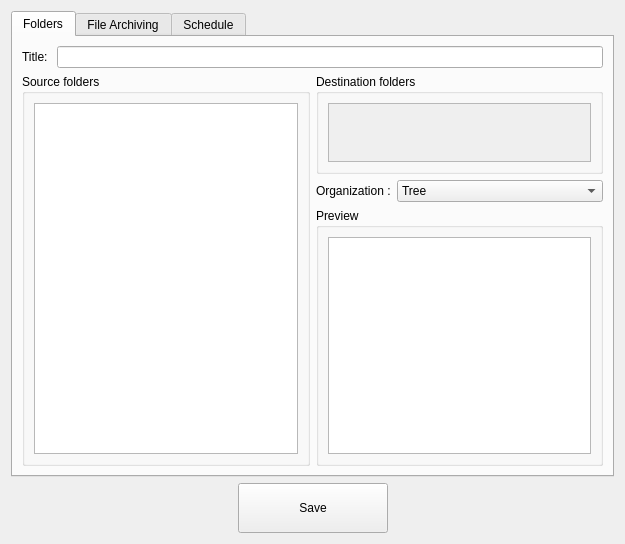
<?xml version="1.0" encoding="UTF-8"?>
<ui version="4.0">
 <class>profilecreator</class>
 <widget class="QWidget" name="profilecreator">
  <property name="geometry">
   <rect>
    <x>0</x>
    <y>0</y>
    <width>625</width>
    <height>544</height>
   </rect>
  </property>
  <property name="windowTitle">
   <string>Backup Editor</string>
  </property>
  <layout class="QVBoxLayout" name="verticalLayout">
   <item>
    <layout class="QHBoxLayout" name="horizontalLayout_7">
     <item>
      <widget class="QTabWidget" name="tabs">
       <property name="currentIndex">
        <number>0</number>
       </property>
       <widget class="QWidget" name="tab">
        <attribute name="title">
         <string>Folders</string>
        </attribute>
        <layout class="QVBoxLayout" name="verticalLayout_6">
         <item>
          <layout class="QVBoxLayout" name="verticalLayout_5">
           <item>
            <layout class="QHBoxLayout" name="horizontalLayout_6">
             <item>
              <widget class="QLabel" name="label_3">
               <property name="text">
                <string>Title: </string>
               </property>
              </widget>
             </item>
             <item>
              <widget class="QLineEdit" name="title"/>
             </item>
            </layout>
           </item>
           <item>
            <layout class="QHBoxLayout" name="horizontalLayout_4">
             <item>
              <widget class="QGroupBox" name="groupBox">
               <property name="title">
                <string>Source folders</string>
               </property>
               <layout class="QHBoxLayout" name="horizontalLayout">
                <item>
                 <widget class="QTreeView" name="SourceFoldersTree">
                  <attribute name="headerVisible">
                   <bool>false</bool>
                  </attribute>
                 </widget>
                </item>
               </layout>
              </widget>
             </item>
             <item>
              <layout class="QVBoxLayout" name="verticalLayout_4">
               <item>
                <widget class="QGroupBox" name="DestinationGroup">
                 <property name="minimumSize">
                  <size>
                   <width>0</width>
                   <height>100</height>
                  </size>
                 </property>
                 <property name="maximumSize">
                  <size>
                   <width>16777215</width>
                   <height>100</height>
                  </size>
                 </property>
                 <property name="toolTip">
                  <string>Each source will be backed-up in each destination</string>
                 </property>
                 <property name="title">
                  <string>Destination folders</string>
                 </property>
                 <layout class="QVBoxLayout" name="verticalLayout_7">
                  <item>
                   <widget class="QScrollArea" name="scrollArea">
                    <property name="widgetResizable">
                     <bool>true</bool>
                    </property>
                    <widget class="DestinationWidget" name="destDirs">
                     <property name="geometry">
                      <rect>
                       <x>0</x>
                       <y>0</y>
                       <width>261</width>
                       <height>65</height>
                      </rect>
                     </property>
                    </widget>
                   </widget>
                  </item>
                 </layout>
                </widget>
               </item>
               <item>
                <layout class="QHBoxLayout" name="horizontalLayout_2" stretch="0,1">
                 <item>
                  <widget class="QLabel" name="label">
                   <property name="text">
                    <string>Organization :</string>
                   </property>
                  </widget>
                 </item>
                 <item>
                  <widget class="QComboBox" name="organizationBox">
                   <item>
                    <property name="text">
                     <string>Tree</string>
                    </property>
                   </item>
                   <item>
                    <property name="text">
                     <string>Tree in a folder</string>
                    </property>
                   </item>
                   <item>
                    <property name="text">
                     <string>Flat</string>
                    </property>
                   </item>
                  </widget>
                 </item>
                </layout>
               </item>
               <item>
                <widget class="QGroupBox" name="groupBox_2">
                 <property name="title">
                  <string>Preview</string>
                 </property>
                 <layout class="QVBoxLayout" name="verticalLayout_2">
                  <item>
                   <widget class="QTreeView" name="PreviewTree">
                    <attribute name="headerVisible">
                     <bool>false</bool>
                    </attribute>
                   </widget>
                  </item>
                 </layout>
                </widget>
               </item>
              </layout>
             </item>
            </layout>
           </item>
          </layout>
         </item>
        </layout>
       </widget>
       <widget class="QWidget" name="versioningTab">
        <attribute name="title">
         <string>File Archiving</string>
        </attribute>
        <layout class="QVBoxLayout" name="verticalLayout_3">
         <item>
          <layout class="QGridLayout" name="gridLayout" columnstretch="0,0">
           <property name="sizeConstraint">
            <enum>QLayout::SetDefaultConstraint</enum>
           </property>
           <item row="0" column="0" colspan="2">
            <widget class="QCheckBox" name="versionning">
             <property name="sizePolicy">
              <sizepolicy hsizetype="Minimum" vsizetype="Fixed">
               <horstretch>0</horstretch>
               <verstretch>0</verstretch>
              </sizepolicy>
             </property>
             <property name="toolTip">
              <string>When a file is modified, archive the old version.
When a file is deleted, archive it.
Old versions of your files are stored in a separate folder.</string>
             </property>
             <property name="text">
              <string>Activate file archiving (recommended)</string>
             </property>
             <property name="checked">
              <bool>true</bool>
             </property>
            </widget>
           </item>
           <item row="1" column="0">
            <spacer name="horizontalSpacer_3">
             <property name="orientation">
              <enum>Qt::Horizontal</enum>
             </property>
             <property name="sizeType">
              <enum>QSizePolicy::Fixed</enum>
             </property>
             <property name="sizeHint" stdset="0">
              <size>
               <width>30</width>
               <height>20</height>
              </size>
             </property>
            </spacer>
           </item>
           <item row="1" column="1">
            <widget class="QGroupBox" name="groupBox_3">
             <property name="title">
              <string>Limit the size of the folder containing the archives</string>
             </property>
             <layout class="QVBoxLayout" name="verticalLayout_10">
              <item>
               <widget class="QWidget" name="widget" native="true">
                <layout class="QHBoxLayout" name="horizontalLayout_12">
                 <item>
                  <widget class="QCheckBox" name="maxiDays">
                   <property name="text">
                    <string>Maximum</string>
                   </property>
                  </widget>
                 </item>
                 <item>
                  <widget class="QSpinBox" name="maxiDays_value">
                   <property name="enabled">
                    <bool>false</bool>
                   </property>
                   <property name="maximum">
                    <number>999</number>
                   </property>
                  </widget>
                 </item>
                 <item>
                  <widget class="QLabel" name="label_6">
                   <property name="enabled">
                    <bool>false</bool>
                   </property>
                   <property name="text">
                    <string>days of history</string>
                   </property>
                  </widget>
                 </item>
                 <item>
                  <spacer name="horizontalSpacer_13">
                   <property name="orientation">
                    <enum>Qt::Horizontal</enum>
                   </property>
                   <property name="sizeHint" stdset="0">
                    <size>
                     <width>303</width>
                     <height>20</height>
                    </size>
                   </property>
                  </spacer>
                 </item>
                </layout>
               </widget>
              </item>
              <item>
               <widget class="QWidget" name="widget_2" native="true">
                <layout class="QHBoxLayout" name="horizontalLayout_13">
                 <item>
                  <widget class="QCheckBox" name="keepPercent">
                   <property name="text">
                    <string>Keep</string>
                   </property>
                   <property name="checked">
                    <bool>false</bool>
                   </property>
                  </widget>
                 </item>
                 <item>
                  <widget class="QSpinBox" name="keepPercent_value">
                   <property name="enabled">
                    <bool>false</bool>
                   </property>
                   <property name="value">
                    <number>5</number>
                   </property>
                  </widget>
                 </item>
                 <item>
                  <widget class="QLabel" name="label_4">
                   <property name="enabled">
                    <bool>false</bool>
                   </property>
                   <property name="text">
                    <string>% of free disk space</string>
                   </property>
                  </widget>
                 </item>
                 <item>
                  <spacer name="horizontalSpacer_12">
                   <property name="orientation">
                    <enum>Qt::Horizontal</enum>
                   </property>
                   <property name="sizeHint" stdset="0">
                    <size>
                     <width>296</width>
                     <height>20</height>
                    </size>
                   </property>
                  </spacer>
                 </item>
                </layout>
               </widget>
              </item>
              <item>
               <widget class="QWidget" name="widget_4" native="true">
                <layout class="QHBoxLayout" name="horizontalLayout_15">
                 <item>
                  <widget class="QCheckBox" name="maxiPercent">
                   <property name="text">
                    <string>Maximum</string>
                   </property>
                   <property name="checked">
                    <bool>false</bool>
                   </property>
                  </widget>
                 </item>
                 <item>
                  <widget class="QSpinBox" name="maxiPercent_value">
                   <property name="enabled">
                    <bool>false</bool>
                   </property>
                   <property name="maximum">
                    <number>999</number>
                   </property>
                   <property name="value">
                    <number>20</number>
                   </property>
                  </widget>
                 </item>
                 <item>
                  <widget class="QLabel" name="label_2">
                   <property name="enabled">
                    <bool>false</bool>
                   </property>
                   <property name="text">
                    <string>% of the main folder size</string>
                   </property>
                  </widget>
                 </item>
                 <item>
                  <spacer name="horizontalSpacer_10">
                   <property name="orientation">
                    <enum>Qt::Horizontal</enum>
                   </property>
                   <property name="sizeHint" stdset="0">
                    <size>
                     <width>255</width>
                     <height>20</height>
                    </size>
                   </property>
                  </spacer>
                 </item>
                </layout>
               </widget>
              </item>
              <item>
               <widget class="QWidget" name="widget_3" native="true">
                <layout class="QHBoxLayout" name="horizontalLayout_14">
                 <item>
                  <widget class="QCheckBox" name="maxiValue">
                   <property name="text">
                    <string>Maximum</string>
                   </property>
                  </widget>
                 </item>
                 <item>
                  <widget class="QSpinBox" name="maxiValue_value">
                   <property name="enabled">
                    <bool>false</bool>
                   </property>
                   <property name="maximum">
                    <number>999</number>
                   </property>
                  </widget>
                 </item>
                 <item>
                  <widget class="QComboBox" name="maxiValue_unit">
                   <property name="enabled">
                    <bool>false</bool>
                   </property>
                   <item>
                    <property name="text">
                     <string>KB</string>
                    </property>
                   </item>
                   <item>
                    <property name="text">
                     <string>MB</string>
                    </property>
                   </item>
                   <item>
                    <property name="text">
                     <string>GB</string>
                    </property>
                   </item>
                   <item>
                    <property name="text">
                     <string>TB</string>
                    </property>
                   </item>
                  </widget>
                 </item>
                 <item>
                  <spacer name="horizontalSpacer_11">
                   <property name="orientation">
                    <enum>Qt::Horizontal</enum>
                   </property>
                   <property name="sizeHint" stdset="0">
                    <size>
                     <width>335</width>
                     <height>20</height>
                    </size>
                   </property>
                  </spacer>
                 </item>
                </layout>
               </widget>
              </item>
             </layout>
            </widget>
           </item>
          </layout>
         </item>
         <item>
          <spacer name="verticalSpacer">
           <property name="orientation">
            <enum>Qt::Vertical</enum>
           </property>
           <property name="sizeHint" stdset="0">
            <size>
             <width>20</width>
             <height>162</height>
            </size>
           </property>
          </spacer>
         </item>
        </layout>
       </widget>
       <widget class="QWidget" name="tab_2">
        <attribute name="title">
         <string>Schedule</string>
        </attribute>
        <layout class="QVBoxLayout" name="verticalLayout_9">
         <item>
          <widget class="QRadioButton" name="realTimeRadio">
           <property name="enabled">
            <bool>true</bool>
           </property>
           <property name="text">
            <string>Real time backup</string>
           </property>
          </widget>
         </item>
         <item>
          <widget class="QRadioButton" name="scheduledRadio">
           <property name="text">
            <string>Scheduled backup</string>
           </property>
           <property name="checked">
            <bool>true</bool>
           </property>
          </widget>
         </item>
         <item>
          <layout class="QHBoxLayout" name="horizontalLayout_10">
           <item>
            <widget class="QWidget" name="scheduledWidget" native="true">
             <layout class="QHBoxLayout" name="horizontalLayout_11">
              <property name="topMargin">
               <number>0</number>
              </property>
              <item>
               <spacer name="horizontalSpacer_9">
                <property name="orientation">
                 <enum>Qt::Horizontal</enum>
                </property>
                <property name="sizeType">
                 <enum>QSizePolicy::Fixed</enum>
                </property>
                <property name="sizeHint" stdset="0">
                 <size>
                  <width>40</width>
                  <height>20</height>
                 </size>
                </property>
               </spacer>
              </item>
              <item>
               <layout class="QVBoxLayout" name="verticalLayout_8">
                <item>
                 <layout class="QHBoxLayout" name="horizontalLayout_5">
                  <item>
                   <widget class="QRadioButton" name="daylyRadio">
                    <property name="text">
                     <string>Dayly at </string>
                    </property>
                    <property name="checked">
                     <bool>false</bool>
                    </property>
                   </widget>
                  </item>
                  <item>
                   <widget class="QTimeEdit" name="daylyHour">
                    <property name="displayFormat">
                     <string>HH:mm</string>
                    </property>
                   </widget>
                  </item>
                  <item>
                   <spacer name="horizontalSpacer">
                    <property name="orientation">
                     <enum>Qt::Horizontal</enum>
                    </property>
                    <property name="sizeHint" stdset="0">
                     <size>
                      <width>40</width>
                      <height>20</height>
                     </size>
                    </property>
                   </spacer>
                  </item>
                 </layout>
                </item>
                <item>
                 <layout class="QHBoxLayout" name="horizontalLayout_8">
                  <item>
                   <widget class="QRadioButton" name="weeklyRadio">
                    <property name="text">
                     <string>Weekly on </string>
                    </property>
                   </widget>
                  </item>
                  <item>
                   <widget class="QComboBox" name="weekDay">
                    <property name="enabled">
                     <bool>false</bool>
                    </property>
                    <item>
                     <property name="text">
                      <string>Monday</string>
                     </property>
                    </item>
                    <item>
                     <property name="text">
                      <string>Tuesday</string>
                     </property>
                    </item>
                    <item>
                     <property name="text">
                      <string>Wednesday</string>
                     </property>
                    </item>
                    <item>
                     <property name="text">
                      <string>Thursday</string>
                     </property>
                    </item>
                    <item>
                     <property name="text">
                      <string>Friday</string>
                     </property>
                    </item>
                    <item>
                     <property name="text">
                      <string>Saturday</string>
                     </property>
                    </item>
                    <item>
                     <property name="text">
                      <string>Sunday</string>
                     </property>
                    </item>
                   </widget>
                  </item>
                  <item>
                   <widget class="QLabel" name="label_5">
                    <property name="text">
                     <string>at</string>
                    </property>
                   </widget>
                  </item>
                  <item>
                   <widget class="QTimeEdit" name="weeklyHour">
                    <property name="enabled">
                     <bool>false</bool>
                    </property>
                    <property name="displayFormat">
                     <string>HH:mm</string>
                    </property>
                   </widget>
                  </item>
                  <item>
                   <spacer name="horizontalSpacer_2">
                    <property name="orientation">
                     <enum>Qt::Horizontal</enum>
                    </property>
                    <property name="sizeHint" stdset="0">
                     <size>
                      <width>40</width>
                      <height>20</height>
                     </size>
                    </property>
                   </spacer>
                  </item>
                 </layout>
                </item>
                <item>
                 <layout class="QHBoxLayout" name="horizontalLayout_9">
                  <item>
                   <widget class="QRadioButton" name="everyRadio">
                    <property name="text">
                     <string>Every</string>
                    </property>
                   </widget>
                  </item>
                  <item>
                   <widget class="QSpinBox" name="everyNb">
                    <property name="enabled">
                     <bool>false</bool>
                    </property>
                    <property name="minimum">
                     <number>1</number>
                    </property>
                    <property name="value">
                     <number>2</number>
                    </property>
                   </widget>
                  </item>
                  <item>
                   <widget class="QComboBox" name="everyUnit">
                    <property name="enabled">
                     <bool>false</bool>
                    </property>
                    <property name="currentIndex">
                     <number>1</number>
                    </property>
                    <item>
                     <property name="text">
                      <string>Minutes</string>
                     </property>
                    </item>
                    <item>
                     <property name="text">
                      <string>Hours</string>
                     </property>
                    </item>
                    <item>
                     <property name="text">
                      <string>Days</string>
                     </property>
                    </item>
                    <item>
                     <property name="text">
                      <string>Months</string>
                     </property>
                    </item>
                   </widget>
                  </item>
                  <item>
                   <spacer name="horizontalSpacer_8">
                    <property name="orientation">
                     <enum>Qt::Horizontal</enum>
                    </property>
                    <property name="sizeHint" stdset="0">
                     <size>
                      <width>40</width>
                      <height>20</height>
                     </size>
                    </property>
                   </spacer>
                  </item>
                 </layout>
                </item>
               </layout>
              </item>
             </layout>
            </widget>
           </item>
          </layout>
         </item>
         <item>
          <widget class="QRadioButton" name="noScheduleRadio">
           <property name="text">
            <string>No schedule</string>
           </property>
          </widget>
         </item>
         <item>
          <widget class="QWidget" name="widget_5" native="true">
           <layout class="QHBoxLayout" name="horizontalLayout_16">
            <property name="spacing">
             <number>6</number>
            </property>
            <property name="margin">
             <number>0</number>
            </property>
            <item>
             <widget class="QCheckBox" name="catchUpBox">
              <property name="text">
               <string/>
              </property>
              <property name="checked">
               <bool>true</bool>
              </property>
             </widget>
            </item>
            <item>
             <widget class="QLabel" name="label_8">
              <property name="text">
               <string>Catch-up missed backups. Try again every</string>
              </property>
             </widget>
            </item>
            <item>
             <widget class="QSpinBox" name="catchUpValue">
              <property name="minimum">
               <number>1</number>
              </property>
             </widget>
            </item>
            <item>
             <widget class="QLabel" name="label_7">
              <property name="text">
               <string>minutes.</string>
              </property>
             </widget>
            </item>
            <item>
             <spacer name="horizontalSpacer_4">
              <property name="orientation">
               <enum>Qt::Horizontal</enum>
              </property>
              <property name="sizeHint" stdset="0">
               <size>
                <width>40</width>
                <height>20</height>
               </size>
              </property>
             </spacer>
            </item>
           </layout>
          </widget>
         </item>
         <item>
          <spacer name="verticalSpacer_2">
           <property name="orientation">
            <enum>Qt::Vertical</enum>
           </property>
           <property name="sizeHint" stdset="0">
            <size>
             <width>20</width>
             <height>221</height>
            </size>
           </property>
          </spacer>
         </item>
        </layout>
       </widget>
      </widget>
     </item>
    </layout>
   </item>
   <item>
    <layout class="QHBoxLayout" name="horizontalLayout_3">
     <item>
      <spacer name="horizontalSpacer_6">
       <property name="orientation">
        <enum>Qt::Horizontal</enum>
       </property>
       <property name="sizeHint" stdset="0">
        <size>
         <width>40</width>
         <height>20</height>
        </size>
       </property>
      </spacer>
     </item>
     <item>
      <widget class="QPushButton" name="saveButton">
       <property name="enabled">
        <bool>true</bool>
       </property>
       <property name="sizePolicy">
        <sizepolicy hsizetype="Fixed" vsizetype="Fixed">
         <horstretch>0</horstretch>
         <verstretch>0</verstretch>
        </sizepolicy>
       </property>
       <property name="minimumSize">
        <size>
         <width>150</width>
         <height>50</height>
        </size>
       </property>
       <property name="baseSize">
        <size>
         <width>0</width>
         <height>0</height>
        </size>
       </property>
       <property name="text">
        <string>Save</string>
       </property>
      </widget>
     </item>
     <item>
      <spacer name="horizontalSpacer_7">
       <property name="orientation">
        <enum>Qt::Horizontal</enum>
       </property>
       <property name="sizeHint" stdset="0">
        <size>
         <width>40</width>
         <height>20</height>
        </size>
       </property>
      </spacer>
     </item>
    </layout>
   </item>
  </layout>
 </widget>
 <customwidgets>
  <customwidget>
   <class>DestinationWidget</class>
   <extends>QWidget</extends>
   <header>destinationwidget.h</header>
   <container>1</container>
  </customwidget>
 </customwidgets>
 <resources/>
 <connections>
  <connection>
   <sender>scheduledRadio</sender>
   <signal>toggled(bool)</signal>
   <receiver>scheduledWidget</receiver>
   <slot>setEnabled(bool)</slot>
   <hints>
    <hint type="sourcelabel">
     <x>102</x>
     <y>44</y>
    </hint>
    <hint type="destinationlabel">
     <x>120</x>
     <y>77</y>
    </hint>
   </hints>
  </connection>
  <connection>
   <sender>daylyRadio</sender>
   <signal>toggled(bool)</signal>
   <receiver>daylyHour</receiver>
   <slot>setEnabled(bool)</slot>
   <hints>
    <hint type="sourcelabel">
     <x>120</x>
     <y>77</y>
    </hint>
    <hint type="destinationlabel">
     <x>120</x>
     <y>77</y>
    </hint>
   </hints>
  </connection>
  <connection>
   <sender>weeklyRadio</sender>
   <signal>toggled(bool)</signal>
   <receiver>weeklyHour</receiver>
   <slot>setEnabled(bool)</slot>
   <hints>
    <hint type="sourcelabel">
     <x>120</x>
     <y>77</y>
    </hint>
    <hint type="destinationlabel">
     <x>120</x>
     <y>77</y>
    </hint>
   </hints>
  </connection>
  <connection>
   <sender>weeklyRadio</sender>
   <signal>toggled(bool)</signal>
   <receiver>weekDay</receiver>
   <slot>setEnabled(bool)</slot>
   <hints>
    <hint type="sourcelabel">
     <x>120</x>
     <y>77</y>
    </hint>
    <hint type="destinationlabel">
     <x>120</x>
     <y>77</y>
    </hint>
   </hints>
  </connection>
  <connection>
   <sender>everyRadio</sender>
   <signal>toggled(bool)</signal>
   <receiver>everyNb</receiver>
   <slot>setEnabled(bool)</slot>
   <hints>
    <hint type="sourcelabel">
     <x>116</x>
     <y>77</y>
    </hint>
    <hint type="destinationlabel">
     <x>120</x>
     <y>77</y>
    </hint>
   </hints>
  </connection>
  <connection>
   <sender>everyRadio</sender>
   <signal>toggled(bool)</signal>
   <receiver>everyUnit</receiver>
   <slot>setEnabled(bool)</slot>
   <hints>
    <hint type="sourcelabel">
     <x>116</x>
     <y>77</y>
    </hint>
    <hint type="destinationlabel">
     <x>120</x>
     <y>77</y>
    </hint>
   </hints>
  </connection>
  <connection>
   <sender>versionning</sender>
   <signal>toggled(bool)</signal>
   <receiver>groupBox_3</receiver>
   <slot>setEnabled(bool)</slot>
   <hints>
    <hint type="sourcelabel">
     <x>64</x>
     <y>49</y>
    </hint>
    <hint type="destinationlabel">
     <x>87</x>
     <y>71</y>
    </hint>
   </hints>
  </connection>
  <connection>
   <sender>maxiDays</sender>
   <signal>toggled(bool)</signal>
   <receiver>maxiDays_value</receiver>
   <slot>setEnabled(bool)</slot>
   <hints>
    <hint type="sourcelabel">
     <x>108</x>
     <y>108</y>
    </hint>
    <hint type="destinationlabel">
     <x>163</x>
     <y>109</y>
    </hint>
   </hints>
  </connection>
  <connection>
   <sender>keepPercent</sender>
   <signal>toggled(bool)</signal>
   <receiver>keepPercent_value</receiver>
   <slot>setEnabled(bool)</slot>
   <hints>
    <hint type="sourcelabel">
     <x>103</x>
     <y>157</y>
    </hint>
    <hint type="destinationlabel">
     <x>146</x>
     <y>157</y>
    </hint>
   </hints>
  </connection>
  <connection>
   <sender>maxiPercent</sender>
   <signal>toggled(bool)</signal>
   <receiver>maxiPercent_value</receiver>
   <slot>setEnabled(bool)</slot>
   <hints>
    <hint type="sourcelabel">
     <x>104</x>
     <y>201</y>
    </hint>
    <hint type="destinationlabel">
     <x>163</x>
     <y>203</y>
    </hint>
   </hints>
  </connection>
  <connection>
   <sender>maxiValue</sender>
   <signal>toggled(bool)</signal>
   <receiver>maxiValue_value</receiver>
   <slot>setEnabled(bool)</slot>
   <hints>
    <hint type="sourcelabel">
     <x>143</x>
     <y>246</y>
    </hint>
    <hint type="destinationlabel">
     <x>191</x>
     <y>248</y>
    </hint>
   </hints>
  </connection>
  <connection>
   <sender>maxiValue</sender>
   <signal>toggled(bool)</signal>
   <receiver>maxiValue_unit</receiver>
   <slot>setEnabled(bool)</slot>
   <hints>
    <hint type="sourcelabel">
     <x>107</x>
     <y>242</y>
    </hint>
    <hint type="destinationlabel">
     <x>220</x>
     <y>244</y>
    </hint>
   </hints>
  </connection>
  <connection>
   <sender>maxiPercent</sender>
   <signal>toggled(bool)</signal>
   <receiver>label_2</receiver>
   <slot>setEnabled(bool)</slot>
   <hints>
    <hint type="sourcelabel">
     <x>108</x>
     <y>199</y>
    </hint>
    <hint type="destinationlabel">
     <x>317</x>
     <y>204</y>
    </hint>
   </hints>
  </connection>
  <connection>
   <sender>keepPercent</sender>
   <signal>toggled(bool)</signal>
   <receiver>label_4</receiver>
   <slot>setEnabled(bool)</slot>
   <hints>
    <hint type="sourcelabel">
     <x>104</x>
     <y>157</y>
    </hint>
    <hint type="destinationlabel">
     <x>231</x>
     <y>157</y>
    </hint>
   </hints>
  </connection>
  <connection>
   <sender>maxiDays</sender>
   <signal>toggled(bool)</signal>
   <receiver>label_6</receiver>
   <slot>setEnabled(bool)</slot>
   <hints>
    <hint type="sourcelabel">
     <x>109</x>
     <y>110</y>
    </hint>
    <hint type="destinationlabel">
     <x>234</x>
     <y>109</y>
    </hint>
   </hints>
  </connection>
  <connection>
   <sender>catchUpBox</sender>
   <signal>toggled(bool)</signal>
   <receiver>catchUpValue</receiver>
   <slot>setEnabled(bool)</slot>
   <hints>
    <hint type="sourcelabel">
     <x>43</x>
     <y>84</y>
    </hint>
    <hint type="destinationlabel">
     <x>120</x>
     <y>84</y>
    </hint>
   </hints>
  </connection>
 </connections>
</ui>
